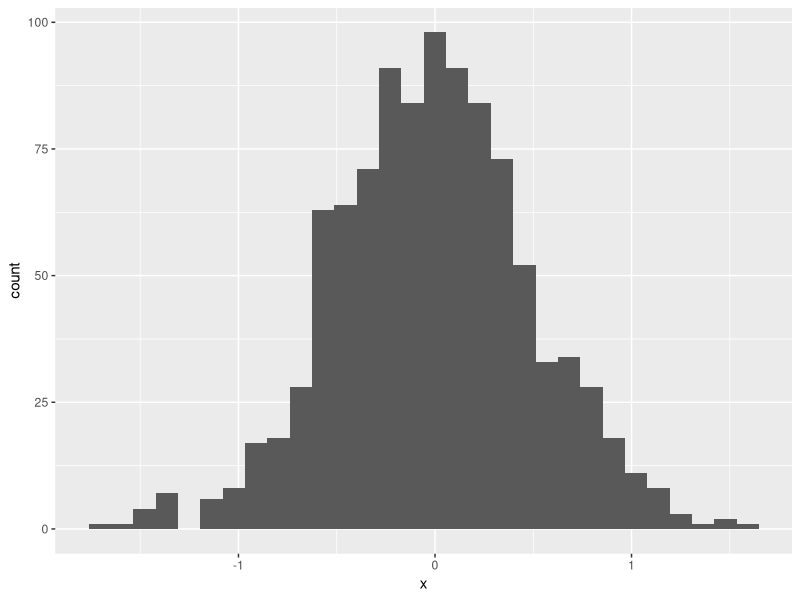
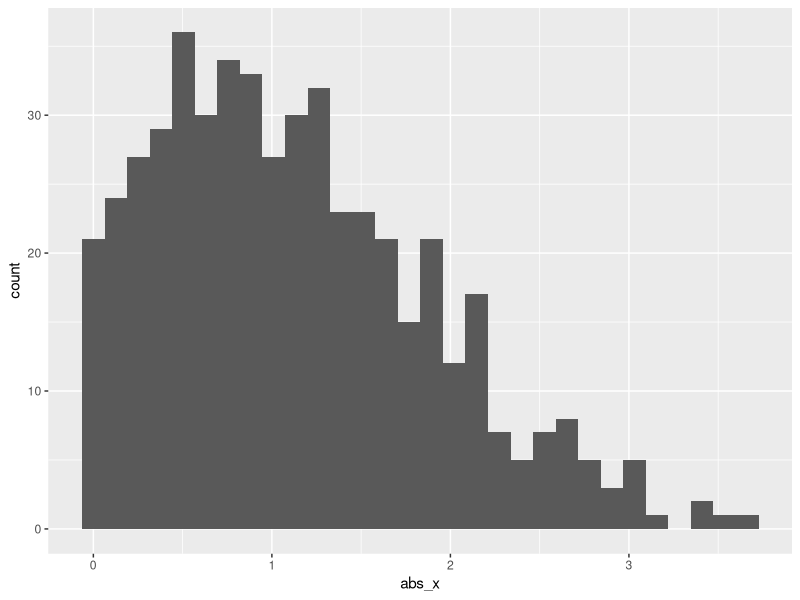

Generate these figures, in order, with R:
## ---- chunk 1
library(tidyverse)
samp=rnorm(500)
## ---- chunk 2
set.seed(1234)

plot_df <- 
      tibble(
            x = rnorm(1000, sd = .5),
            y = 1 + 2 * x + rnorm(1000)
      )
plot_df

ggplot(plot_df, aes(x=x)) + geom_histogram()
## ---- chunk 3
set.seed(12)
learning_assessment_df <- 
      tibble(
            x = rnorm(500, mean = 1),
            y = x > 0,
            abs_x = abs(x)
      )

ggplot(learning_assessment_df, aes(x=abs_x)) + geom_histogram()

median_samp = median(pull(learning_assessment_df, abs_x))
